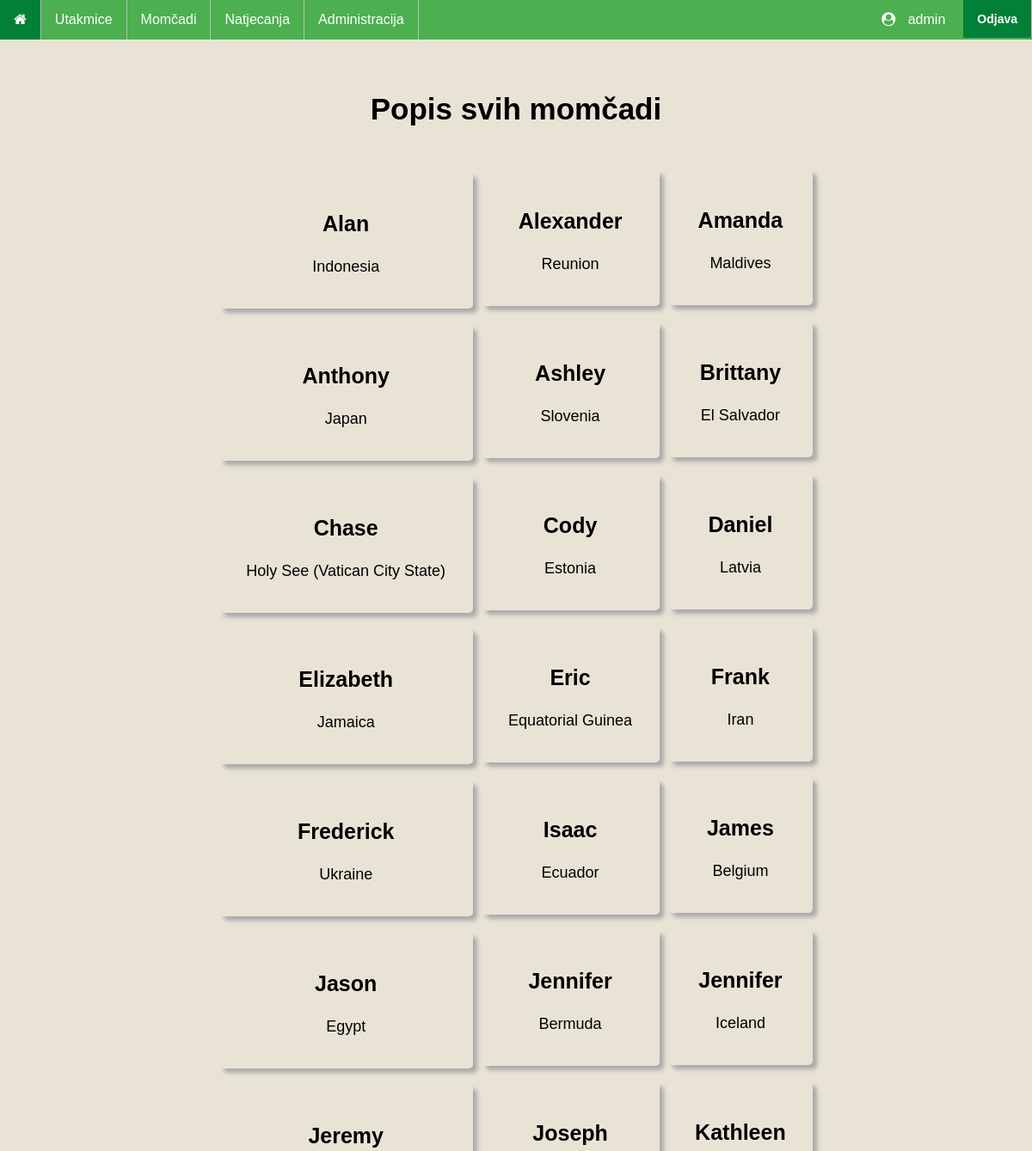
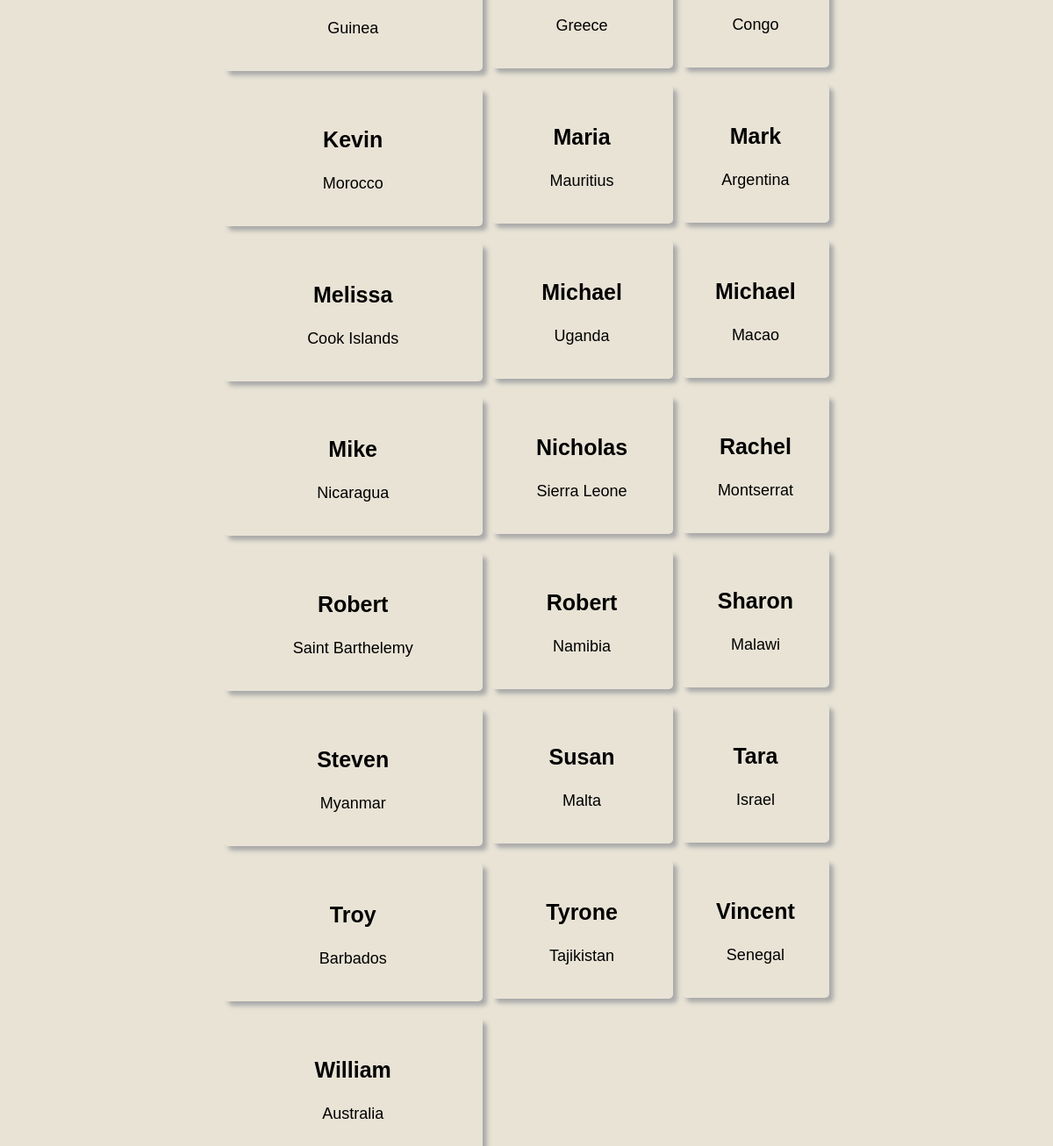
Page /teams/ (signed in) on the committed database (2 pictures, top to bottom).
### main/models.py (models this page shows, shortened)
class Team(models.Model):
    team_name = models.CharField(max_length=50)
    team_stadium = models.TextField()
    team_country = models.CharField(max_length=30)

### main/views.py (the view)
# urls.py: path('teams/', AllTeams.as_view(), name='allTeams'),
class AllTeams(LoginRequiredMixin, ListView):
    template_name = 'main/teams.html'
    def get_queryset(self):
        return Team.objects.order_by('team_name')

### templates/main/teams.html
{% extends "base_generic.html" %}
{% block content %}
    <h1>Popis svih momčadi</h1>
    <div class="grid-container">
    {% for team in object_list %}
        <a href="{% url 'teamDetails' team.id %}" class="match_link">
            <div class="match">
                <h3>{{ team.team_name }}</h3>
                <p>{{ team.team_country }}</p>
            </div>
        </a>
    {% endfor %}
    </div>
{% endblock %}

### templates/base_generic.html (shortened to what this page needs)
<!DOCTYPE html>
<html lang="hr">
<head>
    {% load static %}
    <link rel="stylesheet" type="text/css" href="{% static 'style.css' %}">
    <link rel="stylesheet" type="text/css" href="{% static 'matches.css' %}">
    <link rel="stylesheet" href="https://cdnjs.cloudflare.com/ajax/libs/font-awesome/4.7.0/css/font-awesome.min.css">
</head>
<body>
    <ul>
        <li><a href="/" title="Početna stranica"><i class="fa fa-home"></i></a></li>
        <li><a href="/matches/">Utakmice</a></li>
        <li><a href="/teams/">Momčadi</a></li>
        <li><a href="/competitions/">Natjecanja</a></li>
        {% if request.user.is_superuser %}
            <li><a href="/adminDashboard/">Administracija</a></li>
        {% endif %}
        <li style="float:right">
            <form id="logout-form" method="post" action="{% url 'logout' %}">
                <button type="submit">Odjava</button>
            </form>
        </li>
        <li style="float:right" class="userProfile">
            <i class='fa fa-user-circle' style="margin-right: 10px;"></i> {{ user.username }}
        </li>
    </ul>
    <div class="content">
        {% block content %}
        {% endblock %}
    </div>
</body>
</html>

### main/static/style.css (style rules this page uses)
html { font-family: 'Franklin Gothic', 'Arial Narrow', Arial, sans-serif; background: #e8e3d5; }
h1 { text-align: center; font-size: 35px; margin-top: 15%; margin-bottom: 5%; }
h3 { text-align: center; font-size: 25px; }
ul { list-style-type: none; margin: 0; padding: 0; width: 100%; position: fixed; top: 0; left: 0; overflow: hidden; background-color: #4CAF50; color: white; }
li { float: left; border-right:1px solid #bbb; }
li a { display: block; color: white; text-align: center; padding: 14px 16px; text-decoration: none; }
.userProfile { padding: 14px 16px; border: none; margin-right: 5px; }
#logout-form { background: #4CAF50 !important; padding: 0 !important; }
#logout-form button { font-size: 14px; color: white; background: #038037 !important; padding: 14px 16px !important; border: none; font-weight: bold; display: block; margin: 0; text-decoration: none; cursor: pointer; }
.content { display: block; margin: 0 auto; width: 60%; margin-bottom: 8%; }
form { width: 100%; border-radius: 5px; padding: 20px; }

### main/static/matches.css (style rules this page uses)
.match { width: 100%; border-radius: 5px; box-shadow: 5px 5px 5px #aaaaaa; margin-top: 3%; padding-top: 5px; padding-bottom: 5px; font-size: 18px; }
.match_link:link { text-decoration: none; color: black; background: none; }
.grid-container { display: grid; grid-template-columns: auto auto auto; gap: 10px; padding: 10px; }
.grid-container div { width: auto; text-align: center; padding: 20px 0; }

### rows in the picture
Team: team_name "Alan", team_country "Indonesia"
Team: team_name "Alexander", team_country "Reunion"
Team: team_name "Amanda", team_country "Maldives"
Team: team_name "Anthony", team_country "Japan"
Team: team_name "Ashley", team_country "Slovenia"
Team: team_name "Brittany", team_country "El Salvador"
Team: team_name "Chase", team_country "Holy See (Vatican City State)"
Team: team_name "Cody", team_country "Estonia"
Team: team_name "Daniel", team_country "Latvia"
Team: team_name "Elizabeth", team_country "Jamaica"
Team: team_name "Eric", team_country "Equatorial Guinea"
Team: team_name "Frank", team_country "Iran"
Team: team_name "Frederick", team_country "Ukraine"
Team: team_name "Isaac", team_country "Ecuador"
Team: team_name "James", team_country "Belgium"
Team: team_name "Jason", team_country "Egypt"
Team: team_name "Jennifer", team_country "Bermuda"
Team: team_name "Jennifer", team_country "Iceland"
Team: team_name "Jeremy", team_country "Guinea"
Team: team_name "Joseph", team_country "Greece"
Team: team_name "Kathleen", team_country "Congo"
Team: team_name "Kevin", team_country "Morocco"
Team: team_name "Maria", team_country "Mauritius"
Team: team_name "Mark", team_country "Argentina"
Team: team_name "Melissa", team_country "Cook Islands"
Team: team_name "Michael", team_country "Uganda"
Team: team_name "Michael", team_country "Macao"
Team: team_name "Mike", team_country "Nicaragua"
Team: team_name "Nicholas", team_country "Sierra Leone"
Team: team_name "Rachel", team_country "Montserrat"
Team: team_name "Robert", team_country "Saint Barthelemy"
Team: team_name "Robert", team_country "Namibia"
Team: team_name "Sharon", team_country "Malawi"
Team: team_name "Steven", team_country "Myanmar"
Team: team_name "Susan", team_country "Malta"
Team: team_name "Tara", team_country "Israel"
Team: team_name "Troy", team_country "Barbados"
Team: team_name "Tyrone", team_country "Tajikistan"
Team: team_name "Vincent", team_country "Senegal"
Team: team_name "William", team_country "Australia"

### other values in the picture
{{ user.username }} "admin"
